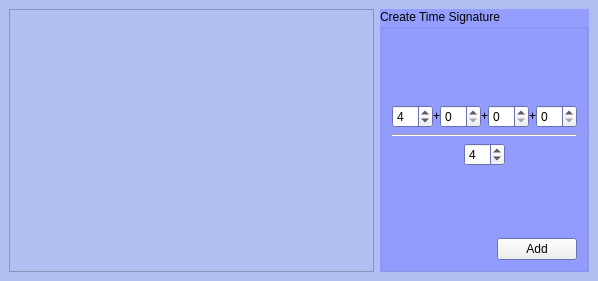
<?xml version="1.0" encoding="UTF-8"?>
<ui version="4.0">
 <class>TimeDialogBase</class>
 <widget class="QWidget" name="TimeDialogBase">
  <property name="geometry">
   <rect>
    <x>0</x>
    <y>0</y>
    <width>598</width>
    <height>281</height>
   </rect>
  </property>
  <property name="palette">
   <palette>
    <active>
     <colorrole role="Base">
      <brush brushstyle="SolidPattern">
       <color alpha="255">
        <red>255</red>
        <green>255</green>
        <blue>255</blue>
       </color>
      </brush>
     </colorrole>
     <colorrole role="Window">
      <brush brushstyle="SolidPattern">
       <color alpha="255">
        <red>176</red>
        <green>190</green>
        <blue>242</blue>
       </color>
      </brush>
     </colorrole>
    </active>
    <inactive>
     <colorrole role="Base">
      <brush brushstyle="SolidPattern">
       <color alpha="255">
        <red>255</red>
        <green>255</green>
        <blue>255</blue>
       </color>
      </brush>
     </colorrole>
     <colorrole role="Window">
      <brush brushstyle="SolidPattern">
       <color alpha="255">
        <red>176</red>
        <green>190</green>
        <blue>242</blue>
       </color>
      </brush>
     </colorrole>
    </inactive>
    <disabled>
     <colorrole role="Base">
      <brush brushstyle="SolidPattern">
       <color alpha="255">
        <red>176</red>
        <green>190</green>
        <blue>242</blue>
       </color>
      </brush>
     </colorrole>
     <colorrole role="Window">
      <brush brushstyle="SolidPattern">
       <color alpha="255">
        <red>176</red>
        <green>190</green>
        <blue>242</blue>
       </color>
      </brush>
     </colorrole>
    </disabled>
   </palette>
  </property>
  <property name="windowTitle">
   <string>Form</string>
  </property>
  <layout class="QHBoxLayout">
   <property name="spacing">
    <number>6</number>
   </property>
   <property name="margin">
    <number>9</number>
   </property>
   <item>
    <widget class="QFrame" name="frame">
     <property name="sizePolicy">
      <sizepolicy hsizetype="Expanding" vsizetype="Expanding">
       <horstretch>0</horstretch>
       <verstretch>0</verstretch>
      </sizepolicy>
     </property>
     <property name="frameShape">
      <enum>QFrame::StyledPanel</enum>
     </property>
     <property name="frameShadow">
      <enum>QFrame::Raised</enum>
     </property>
    </widget>
   </item>
   <item>
    <widget class="QGroupBox" name="groupBox">
     <property name="sizePolicy">
      <sizepolicy hsizetype="Maximum" vsizetype="Preferred">
       <horstretch>0</horstretch>
       <verstretch>0</verstretch>
      </sizepolicy>
     </property>
     <property name="palette">
      <palette>
       <active>
        <colorrole role="Base">
         <brush brushstyle="SolidPattern">
          <color alpha="255">
           <red>255</red>
           <green>255</green>
           <blue>255</blue>
          </color>
         </brush>
        </colorrole>
        <colorrole role="Window">
         <brush brushstyle="SolidPattern">
          <color alpha="255">
           <red>147</red>
           <green>158</green>
           <blue>255</blue>
          </color>
         </brush>
        </colorrole>
       </active>
       <inactive>
        <colorrole role="Base">
         <brush brushstyle="SolidPattern">
          <color alpha="255">
           <red>255</red>
           <green>255</green>
           <blue>255</blue>
          </color>
         </brush>
        </colorrole>
        <colorrole role="Window">
         <brush brushstyle="SolidPattern">
          <color alpha="255">
           <red>147</red>
           <green>158</green>
           <blue>255</blue>
          </color>
         </brush>
        </colorrole>
       </inactive>
       <disabled>
        <colorrole role="Base">
         <brush brushstyle="SolidPattern">
          <color alpha="255">
           <red>147</red>
           <green>158</green>
           <blue>255</blue>
          </color>
         </brush>
        </colorrole>
        <colorrole role="Window">
         <brush brushstyle="SolidPattern">
          <color alpha="255">
           <red>147</red>
           <green>158</green>
           <blue>255</blue>
          </color>
         </brush>
        </colorrole>
       </disabled>
      </palette>
     </property>
     <property name="autoFillBackground">
      <bool>true</bool>
     </property>
     <property name="title">
      <string>Create Time Signature</string>
     </property>
     <layout class="QVBoxLayout">
      <property name="spacing">
       <number>6</number>
      </property>
      <property name="margin">
       <number>9</number>
      </property>
      <item>
       <spacer>
        <property name="orientation">
         <enum>Qt::Vertical</enum>
        </property>
        <property name="sizeHint" stdset="0">
         <size>
          <width>20</width>
          <height>31</height>
         </size>
        </property>
       </spacer>
      </item>
      <item>
       <layout class="QHBoxLayout">
        <property name="spacing">
         <number>0</number>
        </property>
        <property name="margin">
         <number>0</number>
        </property>
        <item>
         <widget class="QSpinBox" name="z1">
          <property name="sizePolicy">
           <sizepolicy hsizetype="Preferred" vsizetype="Fixed">
            <horstretch>0</horstretch>
            <verstretch>0</verstretch>
           </sizepolicy>
          </property>
          <property name="minimum">
           <number>1</number>
          </property>
          <property name="maximum">
           <number>63</number>
          </property>
          <property name="value">
           <number>4</number>
          </property>
         </widget>
        </item>
        <item>
         <widget class="QLabel" name="label">
          <property name="sizePolicy">
           <sizepolicy hsizetype="Fixed" vsizetype="Fixed">
            <horstretch>0</horstretch>
            <verstretch>0</verstretch>
           </sizepolicy>
          </property>
          <property name="text">
           <string>+</string>
          </property>
         </widget>
        </item>
        <item>
         <widget class="QSpinBox" name="z2">
          <property name="sizePolicy">
           <sizepolicy hsizetype="Preferred" vsizetype="Fixed">
            <horstretch>0</horstretch>
            <verstretch>0</verstretch>
           </sizepolicy>
          </property>
          <property name="maximum">
           <number>63</number>
          </property>
         </widget>
        </item>
        <item>
         <widget class="QLabel" name="label_2">
          <property name="sizePolicy">
           <sizepolicy hsizetype="Fixed" vsizetype="Fixed">
            <horstretch>0</horstretch>
            <verstretch>0</verstretch>
           </sizepolicy>
          </property>
          <property name="text">
           <string>+</string>
          </property>
         </widget>
        </item>
        <item>
         <widget class="QSpinBox" name="z3">
          <property name="sizePolicy">
           <sizepolicy hsizetype="Preferred" vsizetype="Fixed">
            <horstretch>0</horstretch>
            <verstretch>0</verstretch>
           </sizepolicy>
          </property>
          <property name="maximum">
           <number>63</number>
          </property>
         </widget>
        </item>
        <item>
         <widget class="QLabel" name="label_3">
          <property name="sizePolicy">
           <sizepolicy hsizetype="Fixed" vsizetype="Fixed">
            <horstretch>0</horstretch>
            <verstretch>0</verstretch>
           </sizepolicy>
          </property>
          <property name="text">
           <string>+</string>
          </property>
         </widget>
        </item>
        <item>
         <widget class="QSpinBox" name="z4">
          <property name="sizePolicy">
           <sizepolicy hsizetype="Preferred" vsizetype="Fixed">
            <horstretch>0</horstretch>
            <verstretch>0</verstretch>
           </sizepolicy>
          </property>
          <property name="maximum">
           <number>63</number>
          </property>
         </widget>
        </item>
       </layout>
      </item>
      <item>
       <widget class="Line" name="line">
        <property name="orientation">
         <enum>Qt::Horizontal</enum>
        </property>
       </widget>
      </item>
      <item>
       <layout class="QHBoxLayout">
        <property name="spacing">
         <number>2</number>
        </property>
        <property name="margin">
         <number>0</number>
        </property>
        <item>
         <spacer>
          <property name="orientation">
           <enum>Qt::Horizontal</enum>
          </property>
          <property name="sizeHint" stdset="0">
           <size>
            <width>40</width>
            <height>20</height>
           </size>
          </property>
         </spacer>
        </item>
        <item>
         <widget class="QSpinBox" name="n">
          <property name="sizePolicy">
           <sizepolicy hsizetype="Preferred" vsizetype="Fixed">
            <horstretch>0</horstretch>
            <verstretch>0</verstretch>
           </sizepolicy>
          </property>
          <property name="minimum">
           <number>1</number>
          </property>
          <property name="maximum">
           <number>63</number>
          </property>
          <property name="value">
           <number>4</number>
          </property>
         </widget>
        </item>
        <item>
         <spacer>
          <property name="orientation">
           <enum>Qt::Horizontal</enum>
          </property>
          <property name="sizeHint" stdset="0">
           <size>
            <width>40</width>
            <height>20</height>
           </size>
          </property>
         </spacer>
        </item>
       </layout>
      </item>
      <item>
       <spacer>
        <property name="orientation">
         <enum>Qt::Vertical</enum>
        </property>
        <property name="sizeHint" stdset="0">
         <size>
          <width>20</width>
          <height>40</height>
         </size>
        </property>
       </spacer>
      </item>
      <item>
       <layout class="QHBoxLayout">
        <property name="spacing">
         <number>6</number>
        </property>
        <property name="margin">
         <number>0</number>
        </property>
        <item>
         <spacer>
          <property name="orientation">
           <enum>Qt::Horizontal</enum>
          </property>
          <property name="sizeHint" stdset="0">
           <size>
            <width>40</width>
            <height>20</height>
           </size>
          </property>
         </spacer>
        </item>
        <item>
         <widget class="QPushButton" name="addButton">
          <property name="toolTip">
           <string>add time signature to palette</string>
          </property>
          <property name="text">
           <string>Add</string>
          </property>
         </widget>
        </item>
       </layout>
      </item>
     </layout>
    </widget>
   </item>
  </layout>
 </widget>
 <resources/>
 <connections/>
</ui>
